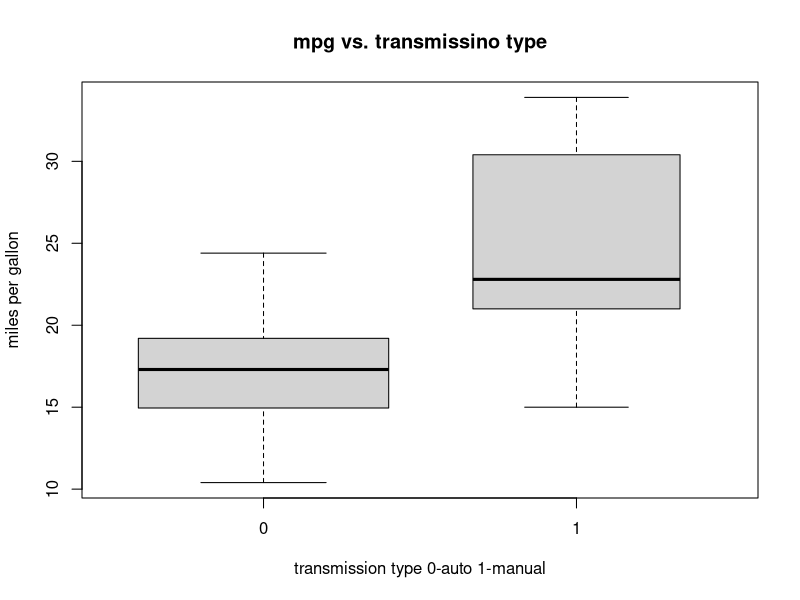
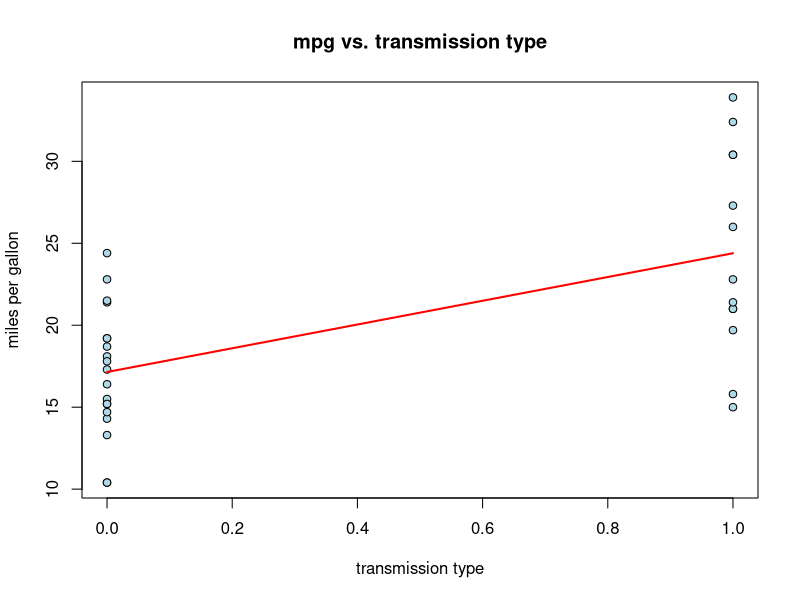
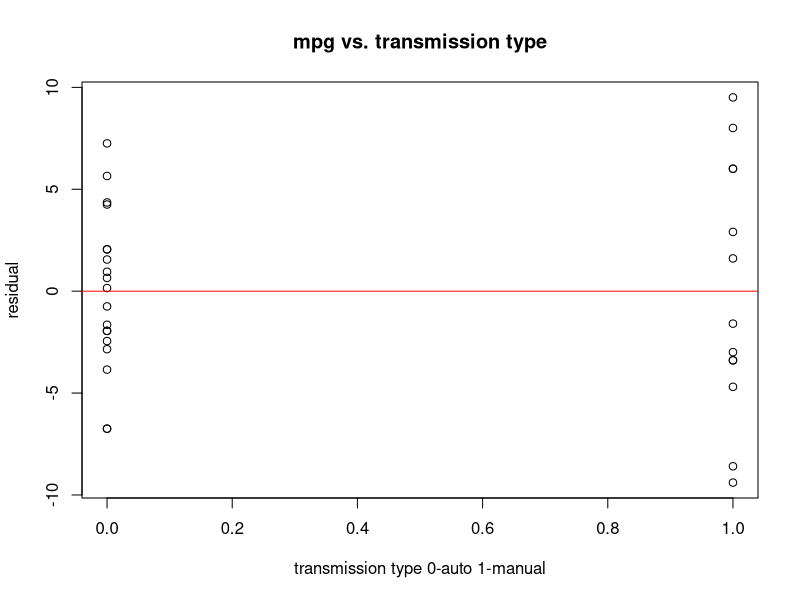
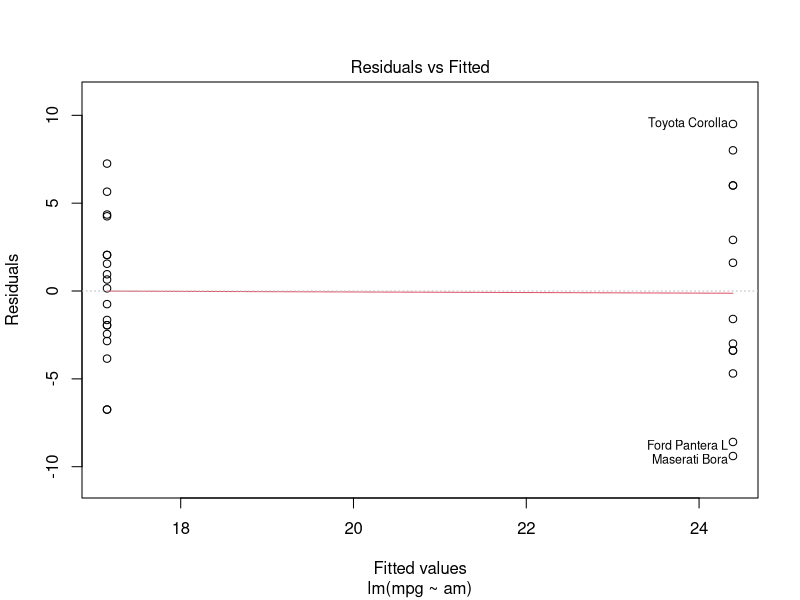
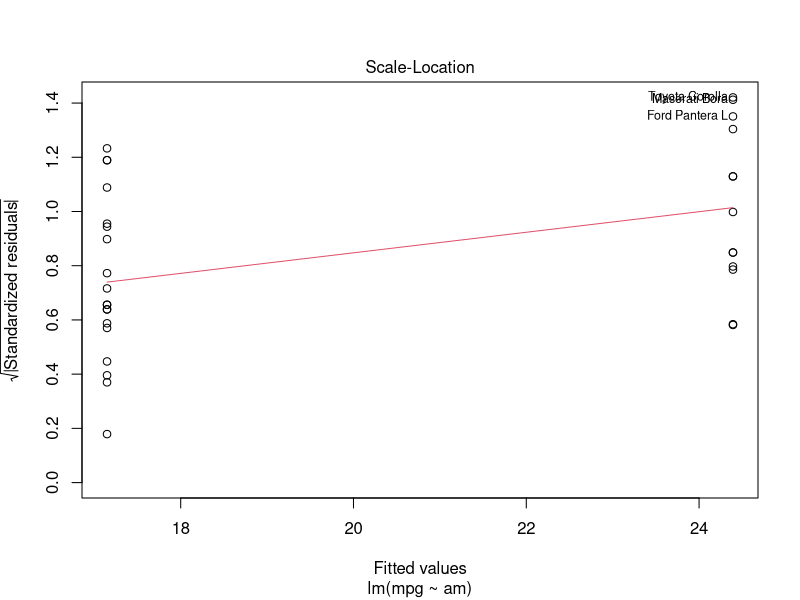
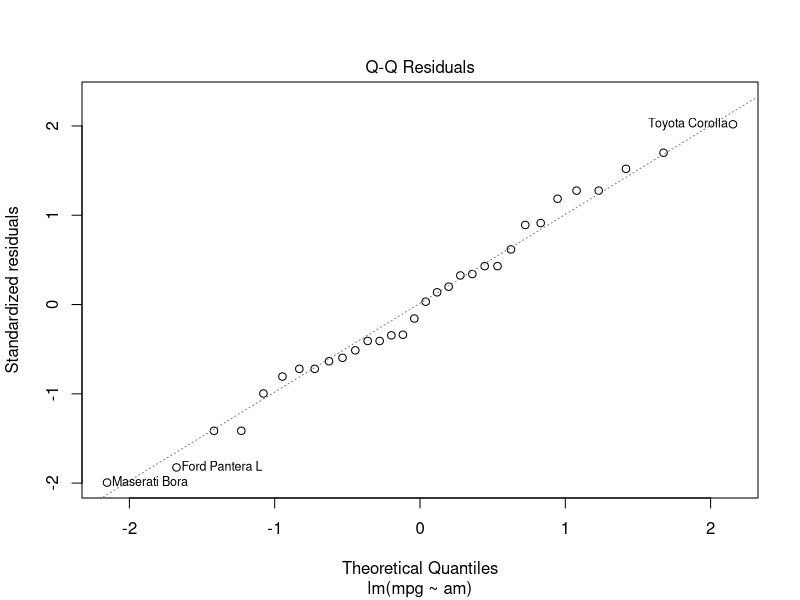
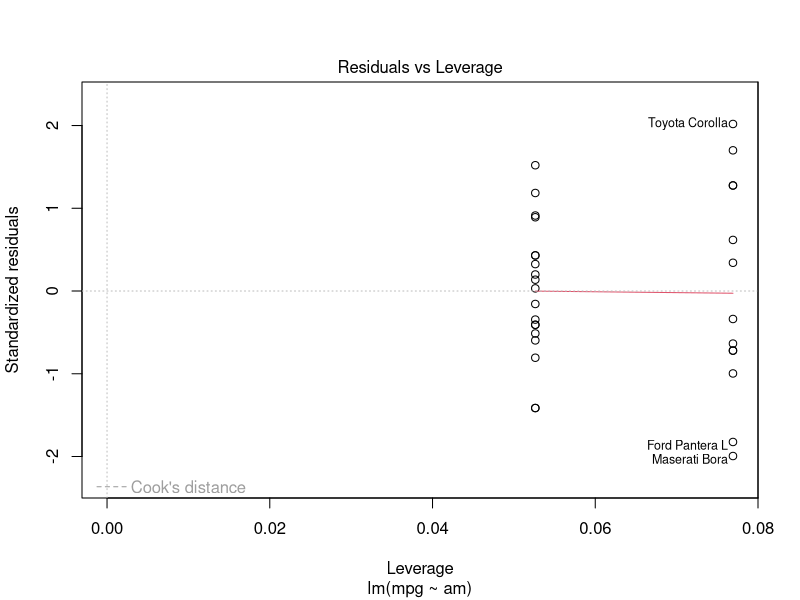

Write the R code that produced these figures, in order.
# You work for Motor Trend, a magazine about the automobile industry. 
# Looking at a data set of a collection of cars, they are interested 
# in exploring the relationship between a set of variables and miles 
# per gallon (MPG) (outcome). They are particularly interested in the 
# following two questions:
#         1. "Is an automatic or manual transmission better for MPG"
#         2. "Quantify the MPG difference between automatic and manual 
#             transmissions"

data(mtcars)
boxplot(mpg~am, mtcars, varwidth=TRUE, main="mpg vs. transmissino type", 
        xlab="transmission type 0-auto 1-manual", 
        ylab="miles per gallon")

Acars<-mtcars[mtcars$am == 0, ]
Mcars<-mtcars[mtcars$am == 1, ]
meanA<-mean(Acars$mpg)
sdA<-sd(Acars$mpg)
t.test(Acars$mpg)
meanM<-mean(Mcars$mpg)
sdM<-sd(Mcars$mpg)
t.test(Mcars$mpg)

fitcars<-lm(mpg~am, mtcars)
yhat<-predict(fitcars)
plot(mtcars$am, mtcars$mpg, 
     xlab= "transmission type",
     ylab= "miles per gallon",
     # axis=(side=1, at=c(0,1)),
     main= "mpg vs. transmission type",
     pch=21, bg="lightblue", cex=1)
lines(mtcars$am, yhat, col="red", lwd=2)

# residual diagnostic
plot(mtcars$am, resid(fitcars),
     xlab="transmission type 0-auto 1-manual",
     ylab="residual",
     main="mpg vs. transmission type")
abline(0,0, col="red") # plot the residual plot
plot(fitcars, which=1) # residual vs. fitted values
dfbeta(fitcars) # calculate the beta changes when omitting each point, 
                # the large value mean influential
hatvalues(fitcars) # the percentage if y value change when omitting each 
                # point, btw 0 and 1, the large value mean influential
plot(fitcars, which=3) # Scale-location plot
plot(fitcars, which=2) # Normal QQ plot
cooks.distance((fitcars)) # the cook's distance for each sample
plot(fitcars, which=5) # cook's distance plot


